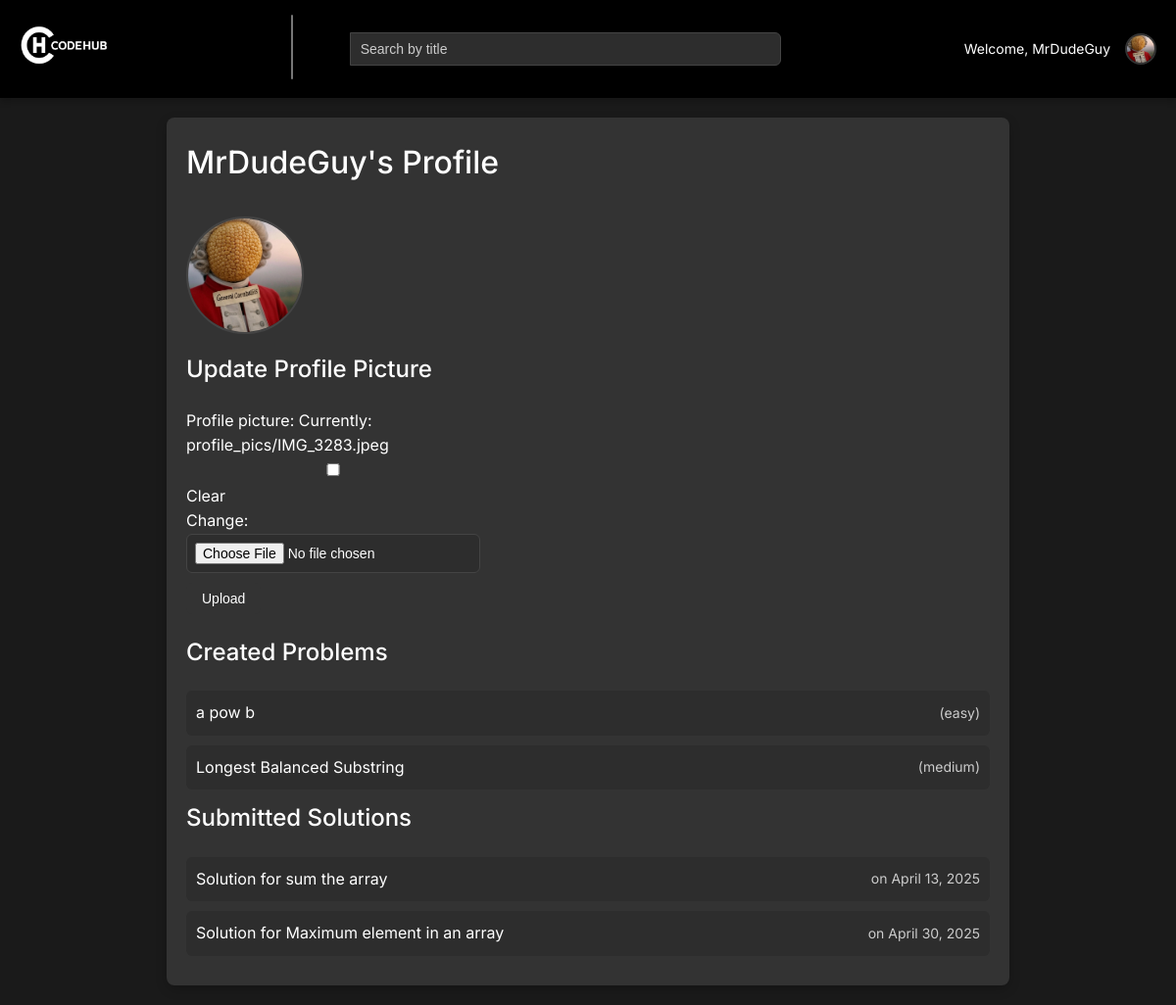
Screenshot of /accounts/profile/ (signed in) with the database file from the repository.
### problems/models.py (models this page shows, shortened)
class Profile(models.Model):
    user = models.OneToOneField(User, on_delete=models.CASCADE)
    profile_picture = models.ImageField(upload_to='profile_pics/', blank=True, null=True)

class Problem(models.Model):
    DIFFICULTY_CHOICES = (
        ('easy', 'Easy'),
        ('medium', 'Medium'),
        ('hard', 'Hard'),
    )
    title = models.CharField(max_length=200)
    description = models.TextField()
    difficulty = models.CharField(max_length=6, choices=DIFFICULTY_CHOICES, default='easy')
    created_by = models.ForeignKey(User, on_delete=models.CASCADE, related_name='problems')
    tags = models.ManyToManyField(Tag, blank=True)
    created_at = models.DateTimeField(auto_now_add=True)
    solution_code = models.TextField()
    function_header = models.TextField(blank=True, null=True)
    input_vars = models.JSONField(default=list, blank=True)
    return_type = models.CharField(max_length=50, default='None')
    attempted_by = models.ManyToManyField(User, related_name='attempted_problems', blank=True)
    solved_by = models.ManyToManyField(User, related_name='solved_problems', blank=True)

class Solution(models.Model):
    problem = models.ForeignKey(Problem, on_delete=models.CASCADE, related_name='solutions')
    code = models.TextField()
    created_by = models.ForeignKey(User, on_delete=models.CASCADE, related_name='solutions')
    created_at = models.DateTimeField(auto_now_add=True)

### problems/views.py (the view)
# urls.py: path('accounts/profile/', views.profile, name='profile'),
def profile(request):
    target_username = request.GET.get('user')
    if target_username:
        target_user = get_object_or_404(User, username=target_username)
        profile, created = Profile.objects.get_or_create(user=target_user)
        problems = Problem.objects.filter(created_by=target_user)
        solutions = Solution.objects.filter(created_by=target_user)
        form = None
    else:
        target_user = request.user
        profile, created = Profile.objects.get_or_create(user=target_user)
        problems = Problem.objects.filter(created_by=target_user)
        solutions = Solution.objects.filter(created_by=target_user)
        if request.method == 'POST':
            form = ProfileForm(request.POST, request.FILES, instance=profile)
            if form.is_valid():
                form.save()
                print(f"Profile picture updated for {target_user.username}")
                return redirect('profile')
        else:
            form = ProfileForm(instance=profile)
    return render(request, 'profile.html', {
        'target_user': target_user,
        'profile': profile,
        'problems': problems,
        'solutions': solutions,
        'form': form,
    })

### problems/forms.py
class ProfileForm(forms.ModelForm):
    class Meta:
        model = Profile
        fields = ['profile_picture']

### problems/templates/profile.html (shortened to what this page needs)
{% extends 'base.html' %}
{% load static %}
{% block content %}
    <div class="profile-card">
        <h1>{{ target_user.username }}'s Profile</h1>
        <img src="{% if profile.profile_picture %}{{ profile.profile_picture.url }}{% else %}{% static 'problems/default_profile.png' %}{% endif %}" alt="{{ target_user.username }}'s Profile Picture" class="profile-pic-large">
        {% if form %}
            <h2>Update Profile Picture</h2>
            <form method="POST" enctype="multipart/form-data" class="profile-form">
                {{ form.as_p }}
                <button type="submit">Upload</button>
            </form>
        {% endif %}
        <h2>Created Problems</h2>
        {% for problem in problems %}
            <div class="item-card">
                <a href="{% url 'problem_detail' problem.id %}">{{ problem.title }}</a>
                <span class="meta">({{ problem.difficulty }})</span>
            </div>
        {% empty %}
            <p>No problems created.</p>
        {% endfor %}
        <h2>Submitted Solutions</h2>
        {% for solution in solutions %}
            <div class="item-card">
                <span>Solution for <a href="{% url 'problem_detail' solution.problem.id %}">{{ solution.problem.title }}</a></span>
                <span class="meta">on {{ solution.created_at|date:"F d, Y" }}</span>
            </div>
        {% empty %}
            <p>No solutions submitted.</p>
        {% endfor %}
    </div>
{% endblock %}

### problems/templates/base.html (shortened to what this page needs)
{% load static %}
<!DOCTYPE html>
<html>
<head>
    <link rel="stylesheet" href="https://cdn.jsdelivr.net/npm/choices.js/public/assets/styles/choices.min.css" />
</head>
<body>
    <nav class="navbar">
        <div class="navbar-logo">
            <a href="{% url 'problem_list' %}">
                <img src="{% static 'problems/logo4.png' %}" alt="CodeHub Logo">
            </a>
        </div>
        <div class="navbar-center">
            <div class="navbar-tags">
                <select id="tag-filter" multiple>
                </select>
            </div>
            <div class="navbar-search">
                <form id="search-form" method="get" action="{% url 'problem_list' %}">
                    <input type="text" name="q" id="title-search" placeholder="Search by title" value="{{ search_query|default:'' }}">
                </form>
            </div>
        </div>
        <div class="navbar-links">
            {% if user.is_authenticated %}
                <span>Welcome, {{ user.username }}</span>
                <img src="{% if user.profile.profile_picture %}{{ user.profile.profile_picture.url }}{% else %}{% static 'problems/default_profile.png' %}{% endif %}" alt="{{ user.username }}'s Profile Picture" class="profile-pic" onclick="toggleDropdown()">
            {% else %}
                <a href="{% url 'login' %}">Login</a>
                <a href="{% url 'signup' %}">Signup</a>
            {% endif %}
        </div>
    </nav>
    <div class="container">
        {% block content %}{% endblock %}
    </div>
</body>
</html>

### problems/templates/base.html (style rules this page uses)
* { margin: 0; padding: 0; box-sizing: border-box; }
body { font-family: 'Inter', sans-serif; background-color: #1a1a1a; color: #ffffff; line-height: 1.6; }
.container { max-width: 900px; margin: 0 auto; padding: 20px; }
.navbar { background-color: #000000; padding: 15px 20px; display: flex; align-items: center; justify-content: space-between; box-shadow: 0 4px 6px rgba(0, 0, 0, 0.2); position: sticky; top: 0; z-index: 1000; }
.navbar-logo img { height: 40px; }
.navbar-center { display: flex; align-items: center; flex: 1; justify-content: center; gap: 0; max-width: 500px; }
.navbar-tags { min-width: 60px; max-width: 300px; width: fit-content; transition: width 0.3s ease; }
.navbar-search { flex: 1; }
.navbar-search input { background-color: #2d2d2d; color: #ffffff; border: 1px solid #444444; border-radius: 0 6px 6px 0; padding: 7px 10px; width: 100%; font-size: 14px; height: 34px; line-height: 1.4; }
.navbar-search input::placeholder { color: #cccccc; }
.navbar-links { display: flex; align-items: center; gap: 15px; }
.navbar-links span { font-size: 14px; }
.profile-pic { width: 32px; height: 32px; border-radius: 50%; object-fit: cover; cursor: pointer; border: 2px solid #333333; transition: border-color 0.2s; }
h1, h2 { font-weight: 500; margin-bottom: 20px; }
a { color: #ffffff; text-decoration: none; }
button, input[type="submit"] { background-color: #333333; color: #ffffff; border: none; padding: 8px 16px; border-radius: 6px; cursor: pointer; font-size: 14px; transition: background-color 0.2s; }
input:not(.navbar-search input), textarea { background-color: #2d2d2d; color: #ffffff; border: 1px solid #444444; border-radius: 6px; padding: 8px; font-size: 14px; width: 100%; }

### problems/templates/profile.html (style rules this page uses)
.profile-card { background-color: #333333; border-radius: 8px; padding: 20px; box-shadow: 0 4px 12px rgba(0, 0, 0, 0.2); }
.profile-pic-large { width: 120px; height: 120px; border-radius: 50%; object-fit: cover; margin: 10px 0; border: 2px solid #444444; }
.profile-form { margin: 20px 0; max-width: 300px; }
.profile-form p { margin-bottom: 10px; }
.item-card { background-color: #2d2d2d; border-radius: 6px; padding: 10px; margin: 10px 0; display: flex; justify-content: space-between; align-items: center; }
.meta { color: #cccccc; font-size: 14px; }

### rows the page displays
Profile: profile_picture (picture)
Problem: title "a pow b", difficulty "easy"
Problem: title "Longest Balanced Substring", difficulty "medium"
Solution: problem "sum the array", created_at "April 13, 2025"
Solution: problem "Maximum element in an array", created_at "April 30, 2025"

### other values shown
{{ user.username }} "MrDudeGuy"
{{ target_user.username }} "MrDudeGuy"
